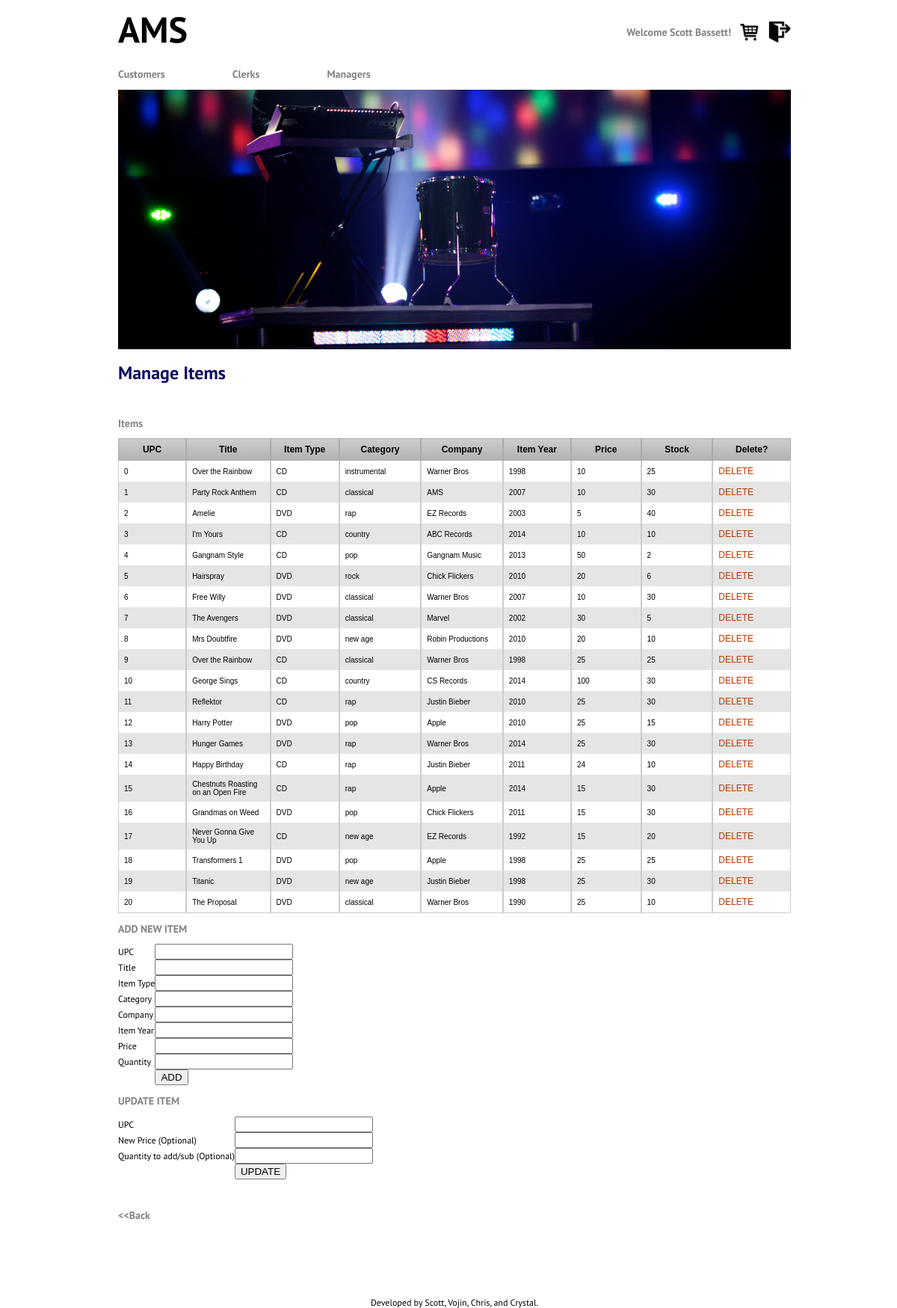
The app's page /manager/manage_items.php (signed in) with its own data.
### tables this page shows
CREATE TABLE Item(
upc int,
title varchar(50) not null,
item_type varchar(10), 
category varchar(20),
company varchar(30) not null, 
item_year int, 
price int not null, 
stock int not null,
PRIMARY KEY (upc));

### dbops.php (the view, shortened to what this page needs)
<?php
function displayItems($connection) {
 	if (!$result = $connection->query("SELECT upc, title, item_type,
		category, company, item_year, price, stock FROM Item ORDER BY upc")) {
		    die('There was an error running the query [' . $db->error . ']');
    }
	echo "<form id=\"delete\" name=\"delete\" action=\"";
	echo htmlspecialchars($_SERVER["PHP_SELF"]);
	echo "\" method=\"POST\">";
	echo "
		<table border=0 cellpadding=0 cellspacing=0 class='CustomerInfoTable'><tr valign=center>
			<td class=rowheader>UPC</td>
			<td class=rowheader>Title</td>
			<td class=rowheader>Item Type</td>
			<td class=rowheader>Category</td>
			<td class=rowheader>Company</td>
			<td class=rowheader>Item Year</td>
			<td class=rowheader>Price</td>
			<td class=rowheader>Stock</td>
			<td class=rowheader>Delete?</td>
		</tr>";
	while($row = $result->fetch_assoc()){
		echo "<td>".$row['upc']."</td>";
		echo "<td>".$row['title']."</td>";
		echo "<td>".$row['item_type']."</td>";
		echo "<td>".$row['category']."</td>";
		echo "<td>".$row['company']."</td>";
		echo "<td>".$row['item_year']."</td>";
		echo "<td>".$row['price']."</td>";
		echo "<td>".$row['stock']."</td><td>";
	    echo "<a href=\"javascript:formSubmit('".$row['upc']."');\">DELETE</a>";
	    echo "</td></tr>";
  	}
	echo "</form>";
}
?>

### style.css (style rules this page uses)
html { height: 100%; width: 100%; }
body { font-family: 'PT Sans', sans-serif; color: #000; background-color: #fff; font-size: 12px; width: 100%; height: 100%; }
td { color: #000000; font-size: 12px; }
a { font-size: 12px; }
a:link { color: #bb3902; font-weight:normal; text-decoration:none; }
.rowheader { color: #000000; background-color: #ffffff; font-weight: plain; font-size: 14pt; width: 160px; }
.CustomerInfoTable { margin:0px;padding:0px; width:100%; border:0px solid #000000; -moz-border-radius-bottomleft:0px; -webkit-border-bottom-left-radius:0px; border-bottom-left-radius:0px; -moz-border-radius-bottomright:0px; -webkit-border-bottom-right-radius:0px; border-bottom-right-radius:0px; -moz-border-radius-topright:0px; -webkit-border-top-right-radius:0px; border-top-right-radius:0px; -moz-border-radius-topleft:0px; -webkit-border-top-left-radius:0px; border-top-left-radius:0px; }
.CustomerInfoTable tr:last-child td:last-child { -moz-border-radius-bottomright:0px; -webkit-border-bottom-right-radius:0px; border-bottom-right-radius:0px; }
.CustomerInfoTable tr:last-child td:first-child { -moz-border-radius-bottomleft:0px; -webkit-border-bottom-left-radius:0px; border-bottom-left-radius:0px; }
.CustomerInfoTable tr:nth-child(odd) { background-color:#e5e5e5; }
.CustomerInfoTable td { vertical-align:middle; border:0px solid #cccccc; border-width:0px 1px 0px 1px; text-align:left; padding:7px; font-size:10px; font-family:Arial; font-weight:normal; color:#000000; }
.CustomerInfoTable tr:last-child td { border-width:0px 1px 1px 1px; }
.CustomerInfoTable tr td:last-child { border-width:0px 1px 0px 1px; }
.CustomerInfoTable tr:last-child td:last-child { border-width:0px 1px 01px 1px; }
.CustomerInfoTable tr:first-child td { background:-o-linear-gradient(bottom, #cccccc 5%, #b2b2b2 100%); background:-webkit-gradient( linear, left top, left bottom, color-stop(0.05, #cccccc), color-stop(1, #b2b2b2) ); background:-moz-linear-gradient( center top, #cccccc 5%, #b2b2b2 100% ); filter:progid:DXImageTransform.Microsoft.gradient(startColorstr="#cccccc", endColorstr="#b2b2b2"); background: -o-linear-gradient(top,#cccccc,b2b2b2); background-color:#cccccc; border:1px solid #ababab; text-align:center; border-width:1px 1px 1px 1px; font-size:12px; font-family:Arial; font-weight:Bold; color:#000000; }
.CustomerInfoTable tr:first-child td:first-child { border-width:1px 1px 1px 1px; }
.CustomerInfoTable tr:first-child td:last-child { border-width:1px 1px 1px 1px; }

### records on screen
item: upc "0", title "Over the Rainbow", item_type "CD", category "instrumental", company "Warner Bros", item_year "1998", price "10", stock "25"
item: upc "1", title "Party Rock Anthem", item_type "CD", category "classical", company "AMS", item_year "2007", price "10", stock "30"
item: upc "2", title "Amelie", item_type "DVD", category "rap", company "EZ Records", item_year "2003", price "5", stock "40"
item: upc "3", title "I'm Yours", item_type "CD", category "country", company "ABC Records", item_year "2014", price "10", stock "10"
item: upc "4", title "Gangnam Style", item_type "CD", category "pop", company "Gangnam Music", item_year "2013", price "50", stock "2"
item: upc "5", title "Hairspray", item_type "DVD", category "rock", company "Chick Flickers", item_year "2010", price "20", stock "6"
item: upc "6", title "Free Willy", item_type "DVD", category "classical", company "Warner Bros", item_year "2007", price "10", stock "30"
item: upc "7", title "The Avengers", item_type "DVD", category "classical", company "Marvel", item_year "2002", price "30", stock "5"
item: upc "8", title "Mrs Doubtfire", item_type "DVD", category "new age", company "Robin Productions", item_year "2010", price "20", stock "10"
item: upc "9", title "Over the Rainbow", item_type "CD", category "classical", company "Warner Bros", item_year "1998", price "25", stock "25"
item: upc "10", title "George Sings", item_type "CD", category "country", company "CS Records", item_year "2014", price "100", stock "30"
item: upc "11", title "Reflektor", item_type "CD", category "rap", company "Justin Bieber", item_year "2010", price "25", stock "30"
item: upc "12", title "Harry Potter", item_type "DVD", category "pop", company "Apple", item_year "2010", price "25", stock "15"
item: upc "13", title "Hunger Games", item_type "DVD", category "rap", company "Warner Bros", item_year "2014", price "25", stock "30"
item: upc "14", title "Happy Birthday", item_type "CD", category "rap", company "Justin Bieber", item_year "2011", price "24", stock "10"
item: upc "15", title "Chestnuts Roasting on an Open Fire", item_type "CD", category "rap", company "Apple", item_year "2014", price "15", stock "30"
item: upc "16", title "Grandmas on Weed", item_type "DVD", category "pop", company "Chick Flickers", item_year "2011", price "15", stock "30"
item: upc "17", title "Never Gonna Give You Up", item_type "CD", category "new age", company "EZ Records", item_year "1992", price "15", stock "20"
item: upc "18", title "Transformers 1", item_type "DVD", category "pop", company "Apple", item_year "1998", price "25", stock "25"
item: upc "19", title "Titanic", item_type "DVD", category "new age", company "Justin Bieber", item_year "1998", price "25", stock "30"
item: upc "20", title "The Proposal", item_type "DVD", category "classical", company "Warner Bros", item_year "1990", price "25", stock "10"

### other values on screen
$_SESSION['cname'] "Scott Bassett"
